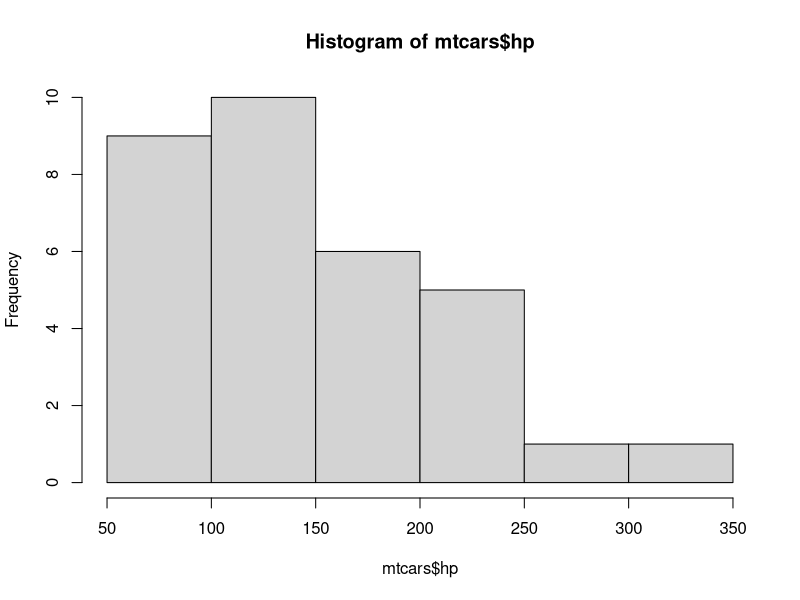
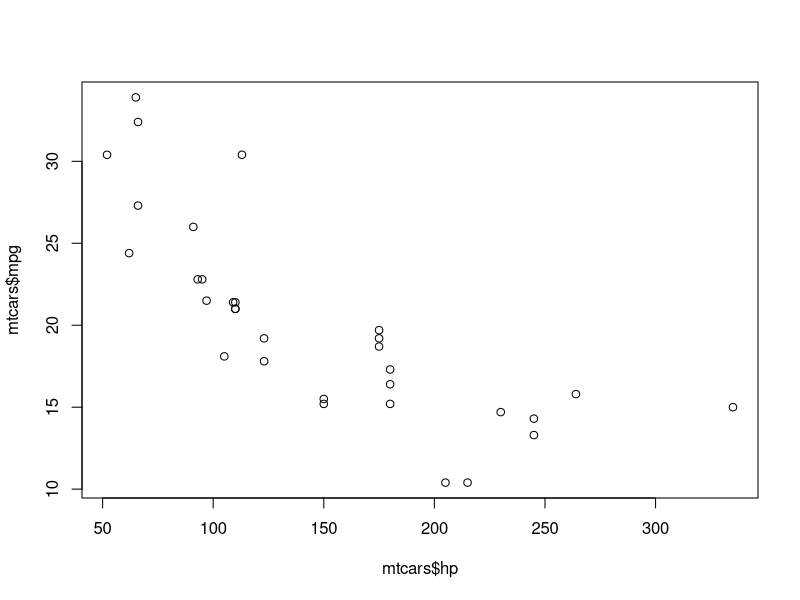

Generate these figures, in order, with R:
library(tidyverse)

2+2
5*6

data(mtcars)
mean(mtcars$hp)

summary(mtcars)
summary(mtcars$hp)

head(mtcars)
glimpse(mtcars)

hist(mtcars$hp)
plot(mtcars$hp, mtcars$mpg)

mean(mtcars$hp)

data("starwars")
glimpse(starwars)

mean(starwars$height, na.rm = TRUE)

sd(mtcars$mpg)
var(mtcars$mpg)
IQR(mtcars$mpg)